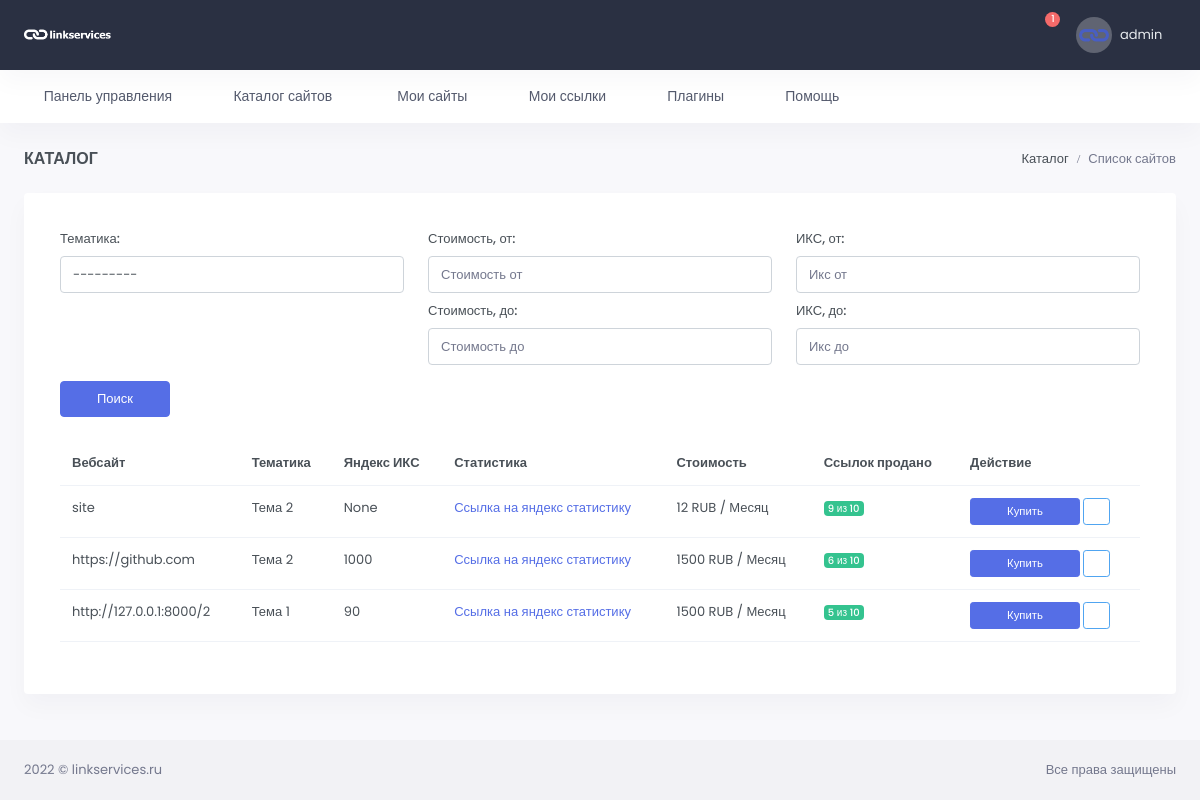
The app's page /catalog/ (signed in), older data.
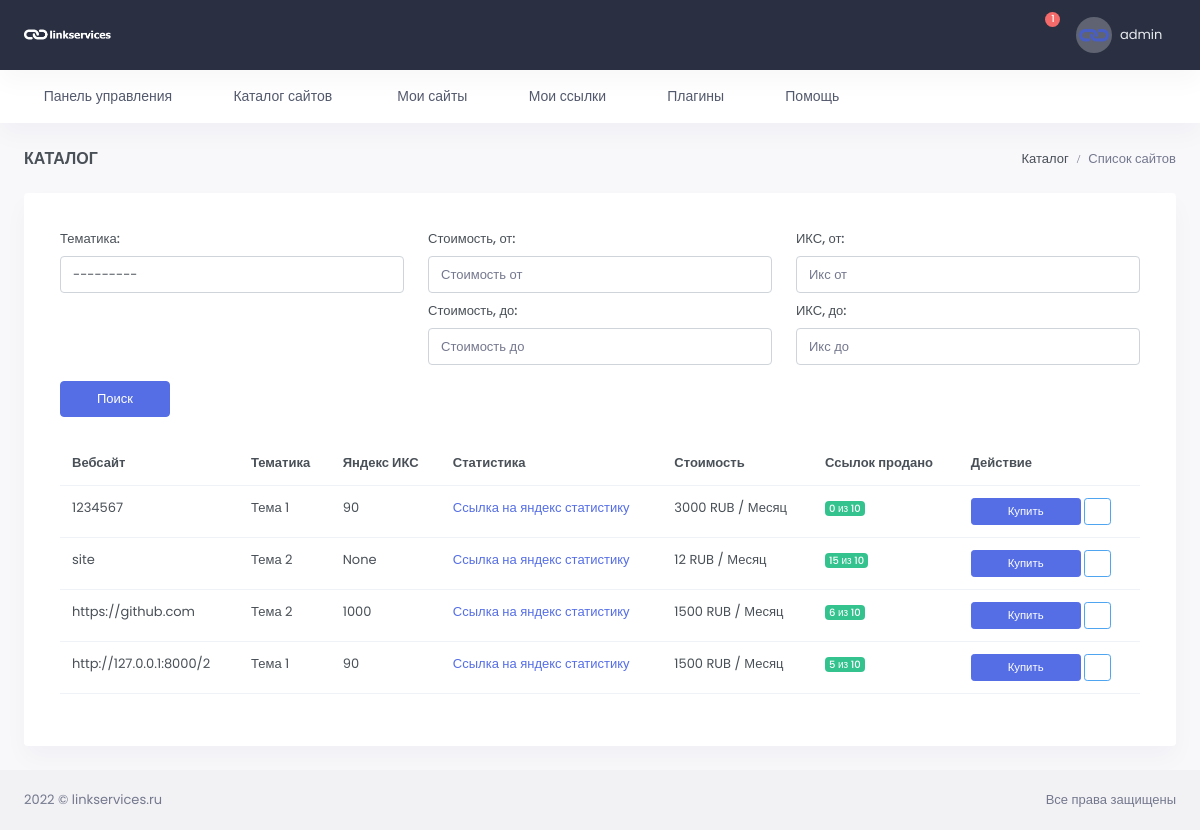
The same page, newer data.
### site_app/models.py (models this page shows, shortened)
class WebSite(models.Model):
    url = models.CharField(max_length=255, verbose_name='url сайта')
    user = models.ForeignKey(Profile, related_name='user_website', on_delete=models.CASCADE,
                             max_length=100, blank=True, null=True, verbose_name='email заказчика')
    category = models.ForeignKey(Category, on_delete=models.CASCADE, verbose_name='Тематика')
    price = models.IntegerField(verbose_name='Цена')
    status = models.ForeignKey(Status, verbose_name='Статус', on_delete=models.CASCADE, blank=True, null=True)
    total_link = models.IntegerField(verbose_name='Всего ссылок', blank=True, null=True)
    yandex_x = models.IntegerField(verbose_name='Яндекс Икс', blank=True, null=True)
    yandex_stat = models.CharField(max_length=255, verbose_name='Яндекс статистика')
    password_yandex = models.CharField(max_length=250, verbose_name='Пароль от статистики', blank=True, null=True)
    created = models.DateTimeField(auto_now_add=True, verbose_name='Добавлено')
    update = models.DateTimeField(auto_now=True, verbose_name='Изменено')
    class Meta:
        verbose_name = 'Сайт'
        verbose_name_plural = 'Сайты'
        ordering = ('-created',)
    def get_absolute_url(self):
        return reverse('buy-link', kwargs={"pk": self.pk})

class Category(models.Model):
    name = models.CharField(max_length=200, verbose_name='Тематика')
    slug = models.SlugField()
    def __str__(self):
        return self.name
    class Meta:
        verbose_name = 'Тематика'
        verbose_name_plural = 'Тематики'
        ordering = ('name',)

### main/views.py (the view)
# urls.py: path('catalog/', Catalog.as_view(), name='catalog'),
class Catalog(LoginRequiredMixin, FilterView, ListView):
    template_name = 'main/catalog.html'
    context_object_name = 'website'
    paginate_by = 15
    filterset_class = SiteFilter
    def get_queryset(self):
        return WebSite.objects.filter(status__name='Опубликовано')\
            .select_related('category').exclude(user=self.request.user.profile)
    def get_context_data(self, *, object_list=None, **kwargs):
        context = super(Catalog, self).get_context_data(**kwargs)
        context['title'] = 'Каталог сайтов'
        return context

### main/templates/main/catalog.html (shortened to what the changed rows need)
{% extends 'base.html' %}
{% load static %}
{% block content %}
<div id="layout-wrapper">
    <div class="main-content">
        <div class="page-content">
            <div class="container-fluid">
                <div class="row">
                    <div class="col-lg-12">
                        <div class="card">
                            <div class="card-body">
                                <div class="tab-content p-3">
                                    <div class="tab-pane active" id="all-order" role="tabpanel">
                                        <div class="table-responsive mt-2">
                                            <table class="table table-hover datatable dt-responsive nowrap"
                                                   style="border-collapse: collapse; border-spacing: 0; width: 100%;">
                                                <thead>
                                                <tr>
                                                    <th scope="col">Вебсайт</th>
                                                    <th scope="col">Тематика</th>
                                                    <th scope="col">Яндекс ИКС</th>
                                                    <th scope="col">Статистика</th>
                                                    <th scope="col">Стоимость</th>
                                                    <th scope="col">Ссылок продано</th>
                                                    <th scope="col">Действие</th>
                                                </tr>
                                                </thead>
                                                <tbody>
                                                {% for item in website %}
                                                {% include 'main/partials/itemSites.html' %}
                                                {% endfor %}
                                                </tbody>
                                            </table>
                                        </div>
                                    </div>
                                </div>
                            </div>
                        </div>
                    </div>
                </div>
            </div>
        </div>
    </div>
</div>
{% endblock %}

### main/templates/main/partials/itemSites.html
<tr>
    <td>{{ item.url }}</td>
    <td>{{ item.category }}</td>
    <td>{{ item.yandex_x }}</td>
    <td><a href="{{ item.yandex_stat }}"> Ссылка на яндекс статистику</a></td>
    <td>{{ item.price }} RUB / Месяц</td>
    <td>
        <span class="badge bg-success font-size-10">{{ item.link_set.count }} из {{ item.total_link }}</span>
    </td>
    <td>
        <a href="{{ item.get_absolute_url }}" class="btn btn-primary btn-sm w-md">Купить</a>
        <a href="{{ item.url}}" class="btn btn-outline-info btn-sm"><i
                class="mdi mdi-web"></i></a>
    </td>
</tr>

Row changes from the older to the newer data that the page shows:
added WebSite: url "1234567", category "Тема 1", yandex_x "90", price "3000", link_set.count "0", total_link "10"
computed for WebSite "site": link_set.count "9" → "15"
